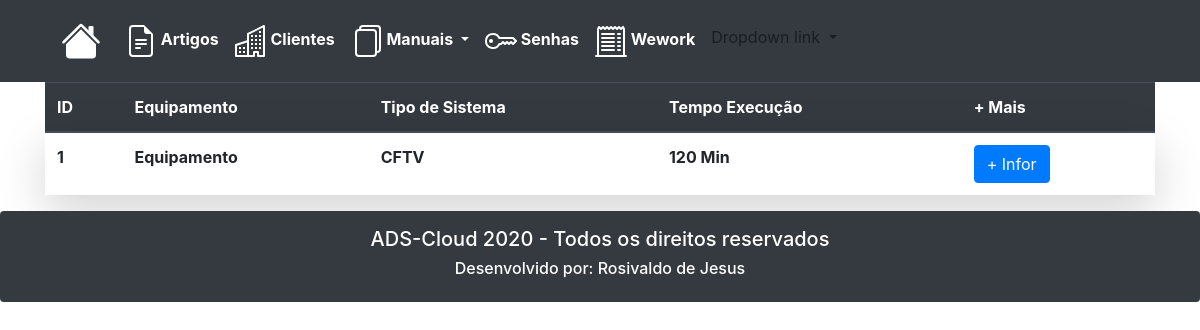
The page /manuaisPreventivas/ on the database its author committed.
### evertical/models.py (models this page shows, shortened)
class tbPreventivas(models.Model):
    preventivaEquipamento = models.CharField(max_length=100, blank=True, null=True)
    preventivaProcedimento = RichTextField(blank=True, null=True)
    preventivaTempo = models.IntegerField(blank=True, null=True)
    preventivaObservacao = RichTextField(blank=True, null=True)
    manualSistema = models.ForeignKey(tbSistemas, on_delete=models.CASCADE)
    class Meta:
        db_table = 'tbPreventivas'
        verbose_name_plural = 'Preventivas'

class tbSistemas(models.Model):
    sistemasTipo = models.CharField(max_length=20, blank=True, null=True)
    class Meta:
        db_table = 'tbSistemas'
        verbose_name_plural = 'Sistemas'
    def __str__(self):
        return self.sistemasTipo

### evertical/views.py (the view)
# urls.py: path('manuaisPreventivas/', manuaisPreventivas),
def manuaisPreventivas(request):
    manualPreventiva = tbPreventivas.objects.all()
    return render(request, 'manuaisPreventivas.html', {'manualPreventiva':manualPreventiva})

### templates/manuaisPreventivas.html
{% extends "base.html" %}
{% load static %}
{% block content %}
<div class="container">
	<section>
		<table class="table">
		   <thead class="thead-dark">
			   <tr>
				   <th>ID</th>
				   <th>Equipamento</th>
				   <th>Tipo de Sistema</th>
				   <th>Tempo Execução</th>
				   <th>+ Mais</th>
			   </tr>
			</thead>
			<tbody >
				{% for preventiva in manualPreventiva %}
				<tr class="shadow-lg p-3 mb-5 bg-white rounded ">
					<th>{{ preventiva.id }}</th>
					<th >{{ preventiva.preventivaEquipamento }}</th>
					<th >{{ preventiva.manualSistema }}</th>
					<th>{{ preventiva.preventivaTempo }} Min</th>
					<th><a href="/manuaisPreventivasInformacoes/?id={{ preventiva.id }}" class="btn btn-primary">+ Infor</a></th>
				</tr>
			</tbody>
		{% endfor%}
		</table>
	</section>
</div>
{% endblock %}s

### rows shown on the page
tbPreventivas: id "1", preventivaEquipamento "Equipamento", manualSistema "CFTV", preventivaTempo "120"
